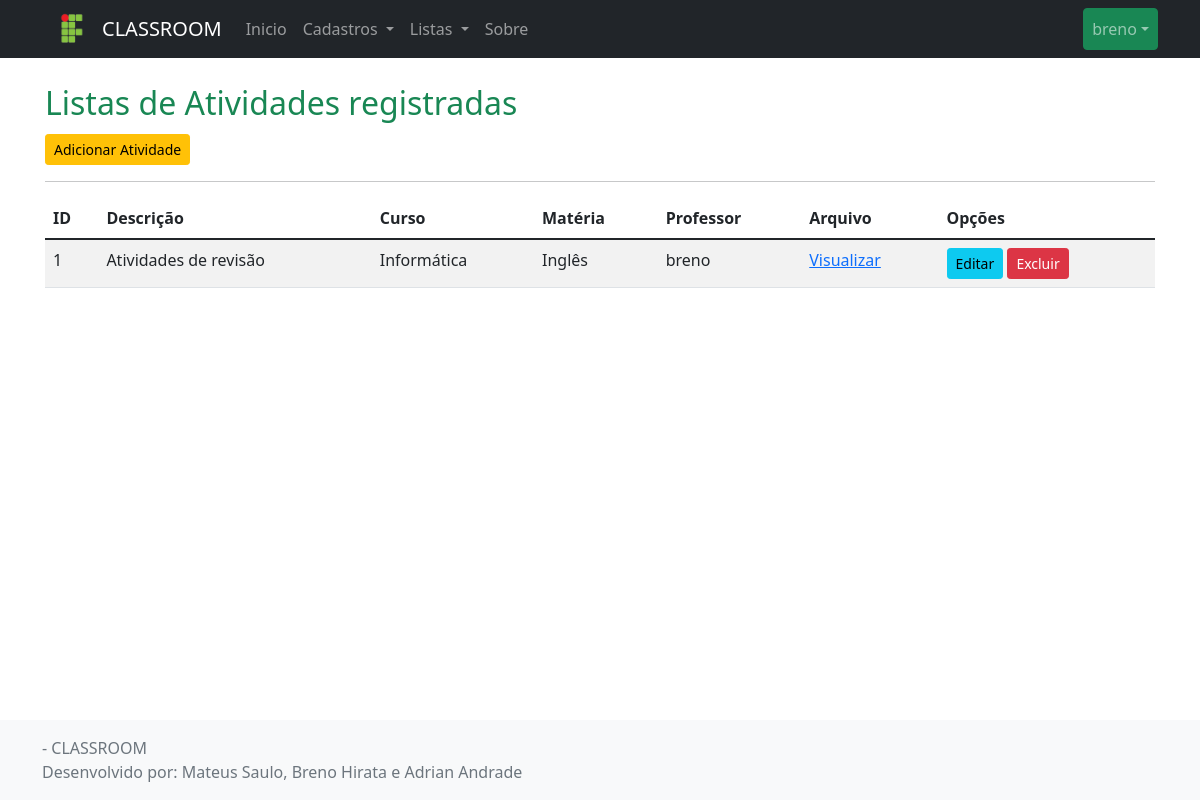
The app's page /listar/atividade/ (signed in), older data.
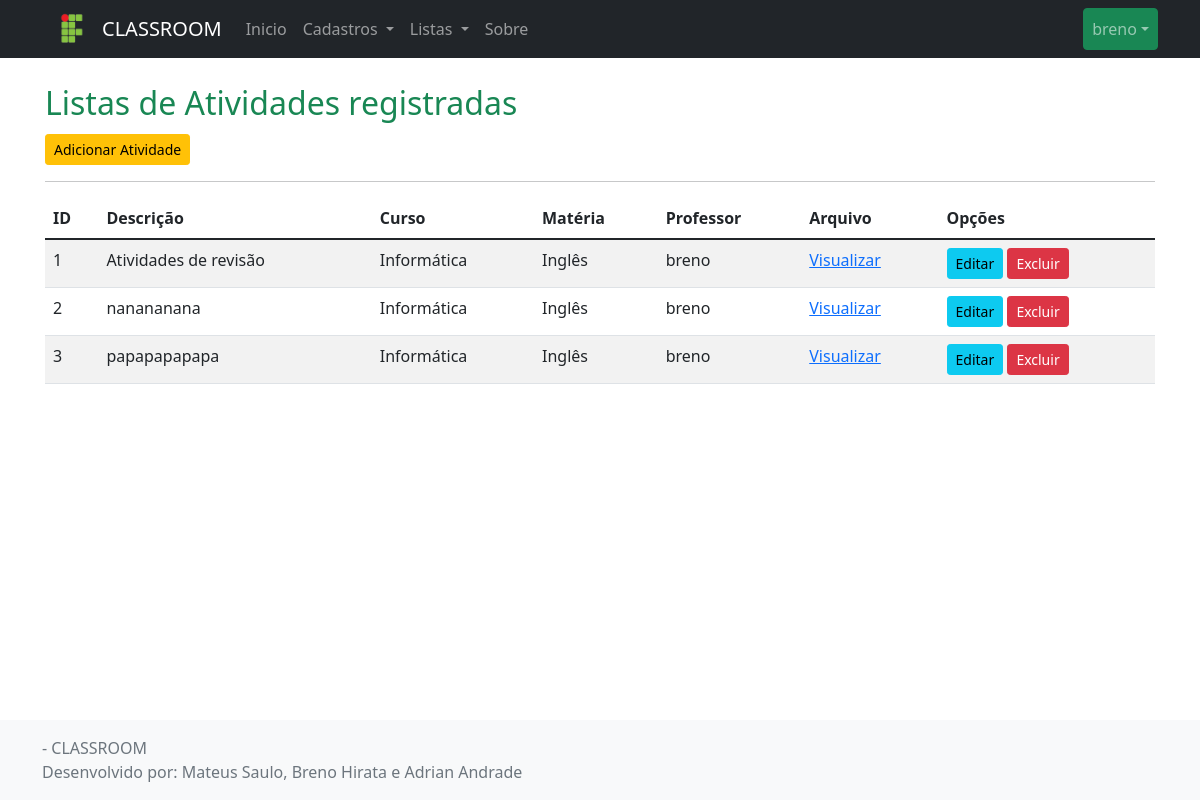
The same page, newer data.
### cadastros/models.py (models this page shows, shortened)
class Atividade(models.Model):
    descricao = models.CharField(max_length=100, verbose_name="Descrição")
    data_postagem = models.DateTimeField(verbose_name="Data da postagem", auto_now_add=True)
    arquivo = models.FileField(upload_to='pdf/')
    usuario = models.ForeignKey(User, on_delete=models.PROTECT)
    curso = models.ForeignKey(Curso, on_delete=models.PROTECT)
    materia = models.ForeignKey(Materia, on_delete=models.PROTECT)

class Curso(models.Model):
    nome = models.CharField(max_length=50)
    def __str__(self):
     return self.nome

class Materia(models.Model):
    nome = models.CharField(max_length=50)
    usuario = models.ForeignKey(User, on_delete=models.PROTECT)
    turma = models.ForeignKey(Turma, on_delete=models.PROTECT)
    def __str__(self):
     return self.nome

### cadastros/views.py (the view)
# urls.py: path('listar/atividade/', AtividadeList.as_view(), name='listar-atividade'),
class AtividadeList(LoginRequiredMixin, ListView):
    login_url = reverse_lazy('login')
    model = Atividade
    template_name = 'cadastros/listas/atividade.html'
    def get_queryset(self):
        self.object_list = Atividade.objects.filter(usuario=self.request.user)
        return self.object_list

### cadastros/templates/cadastros/listas/atividade.html (shortened to what this page needs)
{% extends 'paginas/modelo.html' %}
{% load static %}
{% block conteudo %}
<h2 class="text-success border-buttom border-warning pb-1 nt-4">
    Listas de Atividades registradas
</h2>
<a href="{% url 'cadastrar-atividade' %}" class="btn btn-warning btn-sm">Adicionar Atividade</a>
<hr>
<div class="table-responsive">
<table class="table table-striped">
    <thead>
        <tr>
            <th>ID</th>
            <th>Descrição</th>
            <th>Curso</th>
            <th>Matéria</th>
            <th>Professor</th>
            <th>Arquivo</th>
            <th>Opções</th>
        </tr>
    <tbody>
        {% for atividade in object_list %}
        <tr>
            <td>{{ atividade.pk }}</td>
            <td>{{ atividade.descricao }}</td>
            <td>{{ atividade.curso }}</td>
            <td>{{ atividade.materia }}</td>
            <td>{{ atividade.usuario }}</td>
            <td><a href="{{ atividade.arquivo.url }}">Visualizar</a></td>
            <td>
                <a href="{% url 'editar-atividade' atividade.pk %}" class="btn btn-info btn-sm">Editar</a>
                <a href="{% url 'excluir-atividade' atividade.pk %}" class="btn btn-danger btn-sm">Excluir</a>
            </td>
        </tr>
        {% empty %}
        <tr>
            <td colspan="3">Nenhuma Atividade registrada.</td>
        </tr>
        {% endfor %}
    </tbody>
</table>
</div>
{% endblock %}

Row changes from the older to the newer data that the page shows:
added Atividade: pk "2", descricao "nanananana", curso "Informática", materia "Inglês", usuario "breno"
added Atividade: pk "3", descricao "papapapapapa", curso "Informática", materia "Inglês", usuario "breno"
